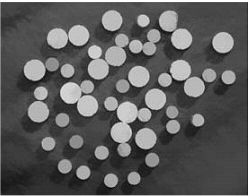
%> input picture Matlab_figures/objetos1.bmp, 249 x 196 px
$ octave watershed.m   (GNU Octave 9; MATLAB toolbox functions it lacks are replaced by stand-ins)
%> lines starting %> are read from the running program, lines starting %| are printed output that depends on the picture; in (x1, y1, x2, y2) boxes, pixels count from 0 and x2, y2 are one past the last pixel; in counts of white or black regions, pixels touching at a corner belong together; the program's own positions count from 1
pkg load image

f = imread('objetos1.bmp');
%> f is the input picture: size 196x249 uint8; min 3, max 255, mean 92.8
grf = graythresh(f);
%> grf = 0.482

g = im2bw(f, grf);
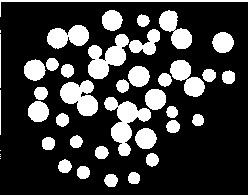
%> g: size 196x249 logical; 24% white; 42 white regions (5 under 20 px), largest, box (x1, y1, x2, y2) and area: (104, 97, 151, 156) 1132, (88, 34, 129, 79) 986, (0, 0, 249, 196) 955
gc = ~g
D = bwdist(gc);
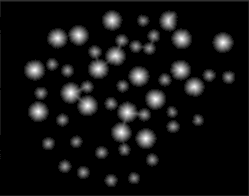
%> D: size 196x249 single; min 0, max 10.44, mean 0.759; drawn with min black and max white
L = watershed(-D);
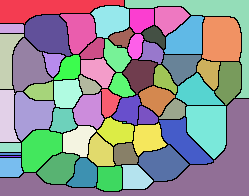
%> L: size 196x249 uint8; 61 distinct labels, from 0 to 60; one colour per label, 0 black
w = L == 0;
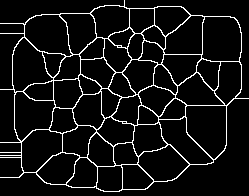
%> w: size 196x249 logical; 7.5% white in thin lines or dots
g2 = g | w;
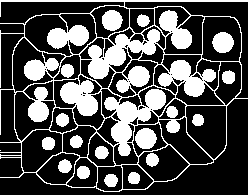
%> g2: size 196x249 logical; 31.3% white; 19 white regions (1 under 20 px), largest, box (x1, y1, x2, y2) and area: (0, 0, 249, 196) 12361, (212, 32, 234, 53) 355, (135, 128, 157, 149) 354

subplot(2,2,1);imshow(f)
subplot(2,2,2);imshow(g)
subplot(2,2,3);imshow(gc)
subplot(2,2,4);imshow(w)
imview(g2)
